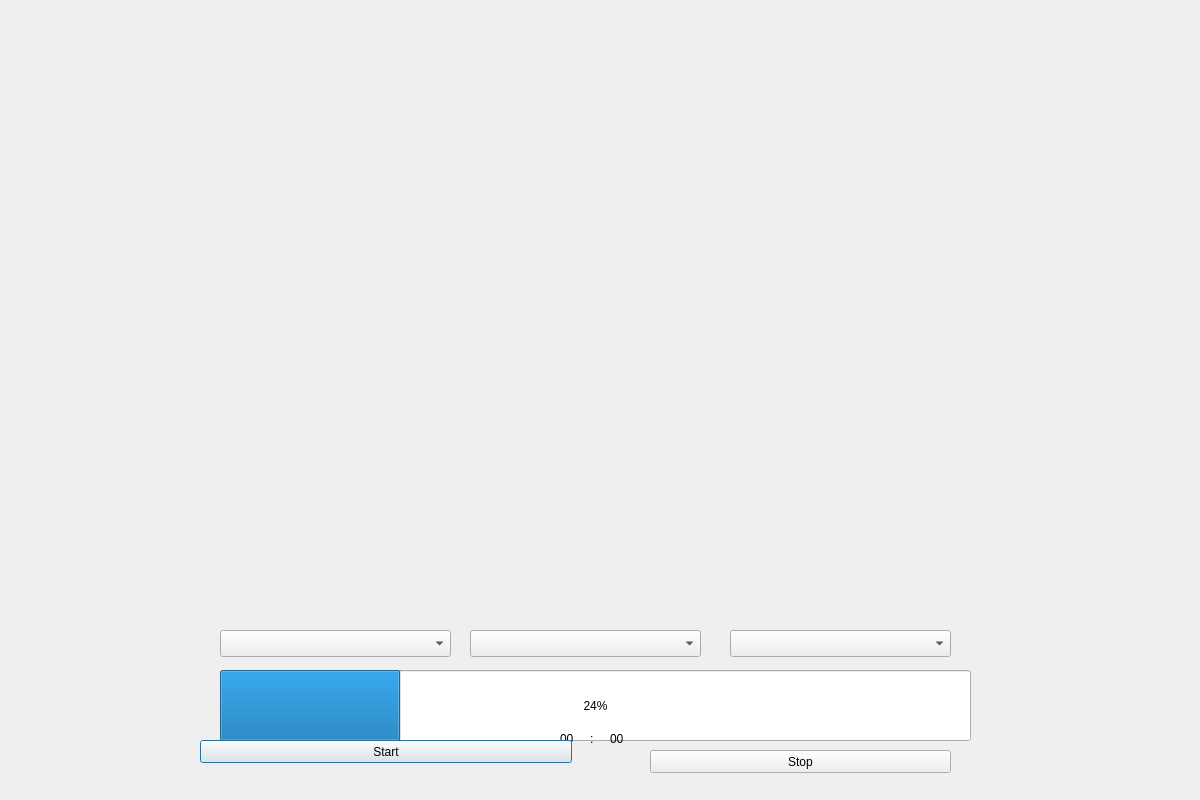
<?xml version="1.0" encoding="UTF-8"?>
<ui version="4.0">
 <class>InstallDialog</class>
 <widget class="QDialog" name="InstallDialog">
  <property name="geometry">
   <rect>
    <x>0</x>
    <y>0</y>
    <width>1200</width>
    <height>800</height>
   </rect>
  </property>
  <property name="baseSize">
   <size>
    <width>1200</width>
    <height>800</height>
   </size>
  </property>
  <property name="windowTitle">
   <string>Dialog</string>
  </property>
  <widget class="QLabel" name="m_ProgressHint">
   <property name="geometry">
    <rect>
     <x>220</x>
     <y>560</y>
     <width>731</width>
     <height>41</height>
    </rect>
   </property>
   <property name="font">
    <font>
     <pointsize>16</pointsize>
     <weight>75</weight>
     <bold>true</bold>
    </font>
   </property>
   <property name="text">
    <string/>
   </property>
  </widget>
  <widget class="QProgressBar" name="m_ProgressBar">
   <property name="geometry">
    <rect>
     <x>220</x>
     <y>670</y>
     <width>751</width>
     <height>71</height>
    </rect>
   </property>
   <property name="value">
    <number>24</number>
   </property>
  </widget>
  <widget class="QLabel" name="m_logo">
   <property name="geometry">
    <rect>
     <x>120</x>
     <y>10</y>
     <width>941</width>
     <height>481</height>
    </rect>
   </property>
   <property name="text">
    <string/>
   </property>
  </widget>
  <widget class="QLabel" name="m_minuteLabel">
   <property name="geometry">
    <rect>
     <x>560</x>
     <y>730</y>
     <width>31</width>
     <height>17</height>
    </rect>
   </property>
   <property name="text">
    <string>00</string>
   </property>
  </widget>
  <widget class="QLabel" name="m_middle">
   <property name="geometry">
    <rect>
     <x>590</x>
     <y>730</y>
     <width>21</width>
     <height>17</height>
    </rect>
   </property>
   <property name="text">
    <string>:</string>
   </property>
  </widget>
  <widget class="QLabel" name="m_secondLabel">
   <property name="geometry">
    <rect>
     <x>610</x>
     <y>730</y>
     <width>66</width>
     <height>17</height>
    </rect>
   </property>
   <property name="text">
    <string>00</string>
   </property>
  </widget>
  <widget class="QComboBox" name="m_linuxVersionCombo">
   <property name="geometry">
    <rect>
     <x>730</x>
     <y>630</y>
     <width>221</width>
     <height>27</height>
    </rect>
   </property>
  </widget>
  <widget class="QLabel" name="m_mountLabel">
   <property name="geometry">
    <rect>
     <x>420</x>
     <y>770</y>
     <width>191</width>
     <height>20</height>
    </rect>
   </property>
   <property name="text">
    <string/>
   </property>
  </widget>
  <widget class="QLabel" name="m_objectLabel">
   <property name="geometry">
    <rect>
     <x>620</x>
     <y>770</y>
     <width>211</width>
     <height>20</height>
    </rect>
   </property>
   <property name="text">
    <string/>
   </property>
  </widget>
  <widget class="QComboBox" name="m_diskCapacityCombo">
   <property name="geometry">
    <rect>
     <x>470</x>
     <y>630</y>
     <width>231</width>
     <height>27</height>
    </rect>
   </property>
  </widget>
  <widget class="QComboBox" name="m_OSVersion">
   <property name="geometry">
    <rect>
     <x>220</x>
     <y>630</y>
     <width>231</width>
     <height>27</height>
    </rect>
   </property>
  </widget>
  <widget class="QPushButton" name="m_StartBtn">
   <property name="geometry">
    <rect>
     <x>200</x>
     <y>740</y>
     <width>372</width>
     <height>23</height>
    </rect>
   </property>
   <property name="text">
    <string>Start</string>
   </property>
  </widget>
  <widget class="QPushButton" name="m_StopBtn">
   <property name="geometry">
    <rect>
     <x>650</x>
     <y>750</y>
     <width>301</width>
     <height>23</height>
    </rect>
   </property>
   <property name="text">
    <string>Stop</string>
   </property>
  </widget>
 </widget>
 <resources/>
 <connections/>
</ui>
